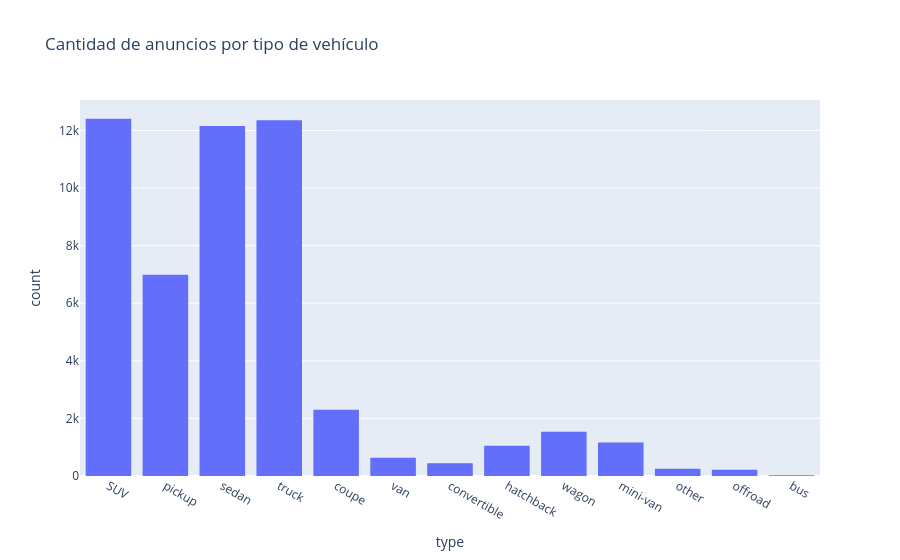

Source (notebook cell):
### Markdown cell above
Cantidad de anuncios por tipo de vehículo

### Code cell
fig = px.histogram(df, x='type', title='Cantidad de anuncios por tipo de vehículo')
fig.show()

### Figure 1 — Plotly figure (JSON) as saved in the notebook; plotly's stock layout.template omitted (floating-point values rounded to 4 significant figures; data arrays with more than 128 entries replaced by an {"elided": "..."} marker saying what was removed)
{"data": [{"bingroup": "x", "hovertemplate": "type=%{x}<br>count=%{y}<extra></extra>", "legendgroup": "", "marker": {"color": "#636efa", "pattern": {"shape": ""}}, "name": "", "orientation": "v", "showlegend": false, "type": "histogram", "x": {"elided": "51525 str values"}, "xaxis": "x", "yaxis": "y"}], "layout": {"barmode": "relative", "legend": {"tracegroupgap": 0}, "title": {"text": "Cantidad de anuncios por tipo de vehículo"}, "xaxis": {"anchor": "y", "domain": [0, 1], "title": {"text": "type"}}, "yaxis": {"anchor": "x", "domain": [0, 1], "title": {"text": "count"}}}}
